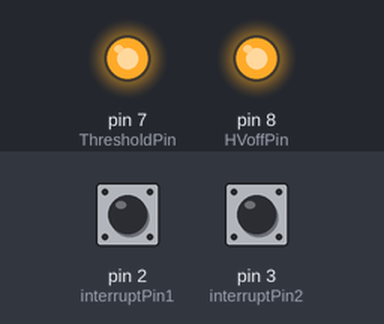
A sketch run on a simulated Arduino Uno, built with avr-gcc and run on an emulated ATmega328P. On the bench: output pins drawn as LEDs (lit = HIGH). The test bench sets the inputs (shaded band); at power-on: pin 2 (interruptPin1) HIGH, pin 3 (interruptPin2) HIGH. Pins used as bus, display or sensor lines are not drawn; what the sketch prints to the serial monitor is not drawn.

Above: at 1.2 s.
1.3 s: pin 2 (interruptPin1) pulled LOW for 0.15 s
At 1.53 s:
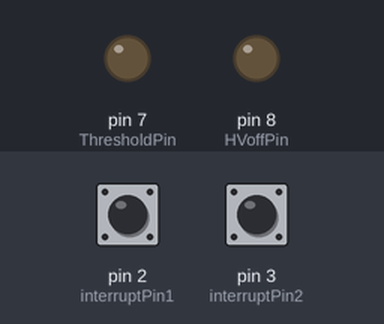
3.1 s: pin 2 (interruptPin1) pulled LOW for 3.2 s
At 7.4 s:
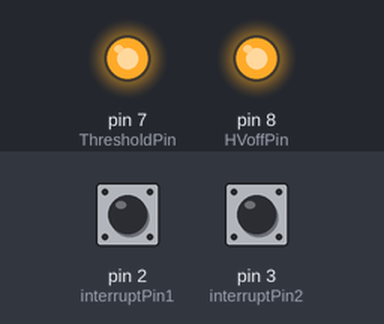
9.3 s: pin 2 (interruptPin1) pulsed LOW 5 times (0.12 s each, 0.3 s apart)
At 9.77 s:
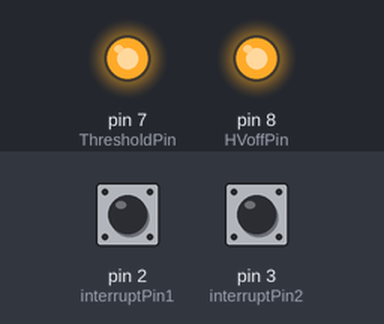
Timing chart, 0 to 12.3 s (numbered marks = the images above; inputs shaded):
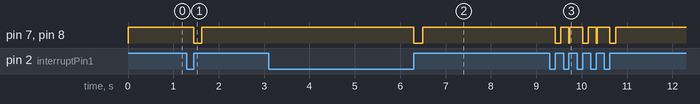

Measured:
- after the input at 1.3 s, pin 7 (ThresholdPin), pin 8 (HVoffPin): HIGH → LOW after 0.15 s, → HIGH 0.17 s later
- after the input at 3.1 s, pin 7 (ThresholdPin), pin 8 (HVoffPin): HIGH → LOW after 3.2 s, → HIGH 0.19 s later
- after the input at 9.3 s, pin 7 (ThresholdPin), pin 8 (HVoffPin): HIGH → LOW after 0.12 s, then repeats every 0.61 s: HIGH 0.18 s, LOW 0.02 s, HIGH 0.28 s, LOW 0.12 s, until it stays HIGH from 10.8 s

The sketch:

SR04_Micro_Codes_Edited.ino
```cpp
unsigned long Time=0;
const byte interruptPin1 = 2;
const byte interruptPin2 = 3;
const byte ThresholdPin = 7;
const byte HVoffPin = 8;
const byte Tx1Pin = 5;
const byte Tx2Pin = 6;
const byte EchoPin = 4;
volatile byte PulseTrain = LOW;
volatile byte state2 = LOW;
volatile int Threshold = HIGH;
volatile byte HVoff = HIGH;
volatile byte Echo = LOW;

void setup() {
  Serial.begin(9600);
  pinMode(interruptPin1, INPUT_PULLUP);
  pinMode(interruptPin2, INPUT_PULLUP);
  pinMode(ThresholdPin, OUTPUT);
  pinMode(HVoffPin, OUTPUT);
  pinMode(Tx1Pin, OUTPUT);
  pinMode(Tx2Pin, OUTPUT);
  pinMode(EchoPin, OUTPUT);
  digitalWrite(ThresholdPin, Threshold);
  digitalWrite(HVoffPin, HVoff);
  digitalWrite(Tx1Pin, LOW);
  digitalWrite(Tx2Pin, LOW);
  digitalWrite(EchoPin, Echo);
  attachInterrupt(digitalPinToInterrupt(interruptPin1), Trigger, RISING);
  attachInterrupt(digitalPinToInterrupt(interruptPin2), Signal, RISING);
}

void loop() {
  while(PulseTrain = HIGH){
    for(int i = 1; i <= 8; i++){
      digitalWrite(Tx1Pin, HIGH);
      digitalWrite(Tx2Pin, LOW);
      delayMicroseconds(12);
      digitalWrite(Tx1Pin, LOW);
      digitalWrite(Tx2Pin, HIGH);
      delayMicroseconds(12);

    }
    digitalWrite(Tx2Pin, LOW);
    Echo = HIGH;
    digitalWrite(EchoPin, Echo);
    Threshold = HIGH;
    HVoff = HIGH;
    digitalWrite(ThresholdPin,Threshold);
    digitalWrite(HVoffPin, HVoff);
    PulseTrain = LOW;
    break;
  }
  while(Echo == HIGH){
    if(Time>200){
      digitalWrite(EchoPin, LOW);
      Time = 0;
      Serial.print("Long Echo Error");
      Echo = LOW;
      break;
    }
    else{
      delay(1);
      Time++;
    }
  }
}

void Trigger() {
  delayMicroseconds(12);
  Threshold = LOW;
  digitalWrite(ThresholdPin,Threshold);
  HVoff=LOW;
  digitalWrite(HVoffPin, HVoff);
  delayMicroseconds(248);
  PulseTrain = HIGH;
}

void Signal() {
  Echo = LOW;
  digitalWrite(EchoPin, Echo);
}
```
